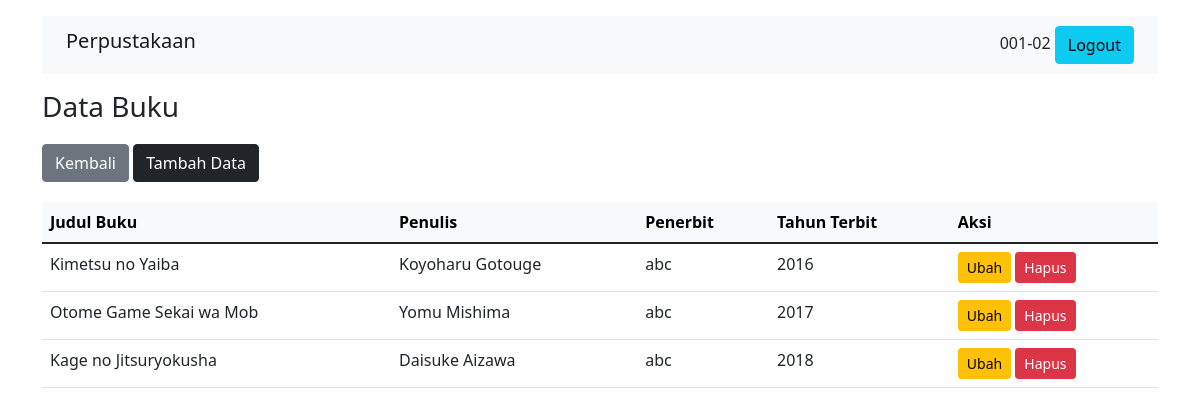
/Buku.php (signed in), run on the app's committed database.
### tables this page shows
CREATE TABLE `buku` (
  `id_buku` int(11) NOT NULL,
  `judul_buku` varchar(500) NOT NULL,
  `penulis` varchar(500) NOT NULL,
  `penerbit` varchar(250) NOT NULL,
  `tahun_terbit` int(11) NOT NULL
);

### Koneksi.php (called while the page is built)
<?php
    function koneksi(){
        $host="localhost";
        $database="perpustakaan";
        $user="root";
        $pass="";
        try{
            $koneksi = new PDO("mysql:host=$host;dbname=$database","$user","$pass");
        }catch(PDOException $e){
            echo "Koneksi Gagal <br/>".$e->getMessage();
        }
        return $koneksi;
    }
?>

### Model.php (the view, shortened to what this page needs)
<!DOCTYPE html>
<html>
<head>
    <link href="https://cdn.jsdelivr.net/npm/bootstrap@5.1.3/dist/css/bootstrap.min.css" rel="stylesheet">
</head>
<body>
</body>
</html>
<?php
require("Koneksi.php");
function getDataBuku()
{
    $statement = koneksi()->prepare('SELECT * FROM buku');
    $statement->execute();
    $result = $statement->fetchall();
    foreach ($result as $row) {
        echo "<tr>";
        echo "<td>" . $row['judul_buku'] . "</td>";
        echo "<td>" . $row['penulis'] . "</td>";
        echo "<td>" . $row['penerbit'] . "</td>";
        echo "<td>" . $row["tahun_terbit"] . "</td>";
        echo "<td>";
        echo "<a href='FormBuku.php? id_buku=" . $row['id_buku'] . "' class='btn btn-warning btn-sm ml-2'>Ubah</a>";
        echo "<a href='Buku.php? id_buku=" . $row['id_buku'] . "' class='btn btn-danger btn-sm ml-2' onclick=\"return confirm('Yakin Hapus?')\">Hapus</a>";
        echo "</td>";
        echo "</tr>";
    }
}

### data on the page
buku: judul_buku "Kimetsu no Yaiba", penulis "Koyoharu Gotouge", penerbit "abc", tahun_terbit "2016"
buku: judul_buku "Otome Game Sekai wa Mob", penulis "Yomu Mishima", penerbit "abc", tahun_terbit "2017"
buku: judul_buku "Kage no Jitsuryokusha", penulis "Daisuke Aizawa", penerbit "abc", tahun_terbit "2018"

### other printed values
$_SESSION['nomor_member'] "001-02"
